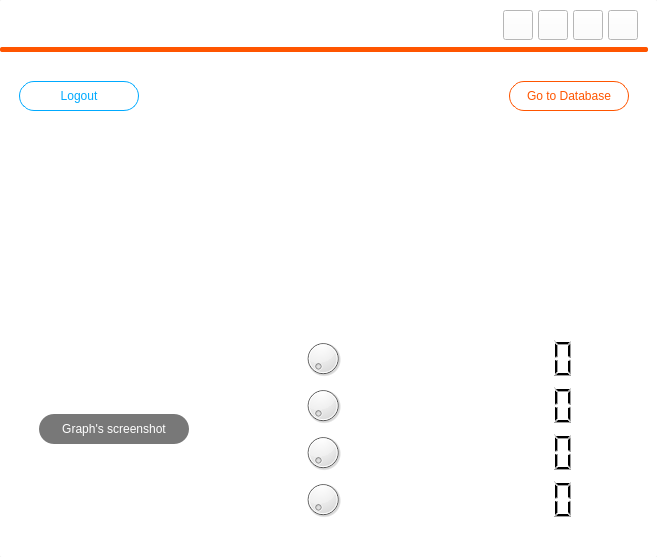
<?xml version="1.0" encoding="UTF-8"?>
<ui version="4.0">
 <class>MainWindow</class>
 <widget class="QMainWindow" name="MainWindow">
  <property name="geometry">
   <rect>
    <x>0</x>
    <y>0</y>
    <width>657</width>
    <height>557</height>
   </rect>
  </property>
  <property name="windowTitle">
   <string>MainWindow</string>
  </property>
  <widget class="QWidget" name="centralwidget">
   <layout class="QVBoxLayout" name="verticalLayout">
    <property name="spacing">
     <number>0</number>
    </property>
    <property name="leftMargin">
     <number>0</number>
    </property>
    <property name="topMargin">
     <number>0</number>
    </property>
    <property name="rightMargin">
     <number>0</number>
    </property>
    <property name="bottomMargin">
     <number>0</number>
    </property>
    <item>
     <widget class="QFrame" name="frame">
      <property name="styleSheet">
       <string notr="true">QFrame{
background-color: rgb(255, 255, 255);
border-radius: 2px;
}</string>
      </property>
      <property name="frameShape">
       <enum>QFrame::StyledPanel</enum>
      </property>
      <property name="frameShadow">
       <enum>QFrame::Raised</enum>
      </property>
      <layout class="QVBoxLayout" name="verticalLayout_2">
       <property name="leftMargin">
        <number>0</number>
       </property>
       <property name="topMargin">
        <number>9</number>
       </property>
       <item>
        <widget class="QFrame" name="frame_title">
         <property name="minimumSize">
          <size>
           <width>0</width>
           <height>32</height>
          </size>
         </property>
         <property name="maximumSize">
          <size>
           <width>16777215</width>
           <height>32</height>
          </size>
         </property>
         <property name="styleSheet">
          <string notr="true">QPushButton{
background-color: rgb(255, 255, 255);
}

QPushButton:hover{
background-color: rgb(255, 0, 0);
}

QLabel{
	color: rgb(0, 0, 0);
	font: 63 16pt &quot;Yu Gothic UI Semibold&quot;;
}</string>
         </property>
         <property name="frameShape">
          <enum>QFrame::StyledPanel</enum>
         </property>
         <property name="frameShadow">
          <enum>QFrame::Raised</enum>
         </property>
         <layout class="QHBoxLayout" name="horizontalLayout">
          <property name="spacing">
           <number>5</number>
          </property>
          <property name="leftMargin">
           <number>10</number>
          </property>
          <property name="topMargin">
           <number>0</number>
          </property>
          <property name="rightMargin">
           <number>10</number>
          </property>
          <property name="bottomMargin">
           <number>0</number>
          </property>
          <item>
           <widget class="QLabel" name="label">
            <property name="text">
             <string/>
            </property>
           </widget>
          </item>
          <item>
           <spacer name="horizontalSpacer">
            <property name="orientation">
             <enum>Qt::Horizontal</enum>
            </property>
            <property name="sizeHint" stdset="0">
             <size>
              <width>276</width>
              <height>20</height>
             </size>
            </property>
           </spacer>
          </item>
          <item>
           <widget class="QPushButton" name="bt_minimize">
            <property name="minimumSize">
             <size>
              <width>30</width>
              <height>30</height>
             </size>
            </property>
            <property name="maximumSize">
             <size>
              <width>30</width>
              <height>30</height>
             </size>
            </property>
            <property name="cursor">
             <cursorShape>PointingHandCursor</cursorShape>
            </property>
            <property name="styleSheet">
             <string notr="true">QPushButton{
background-color: rgb(255, 255, 255);
}

QPushButton:hover{
background-color: rgb(200, 200, 200);
}
</string>
            </property>
            <property name="text">
             <string/>
            </property>
            <property name="icon">
             <iconset>
              <normaloff>imagenes/minus.svg</normaloff>imagenes/minus.svg</iconset>
            </property>
            <property name="iconSize">
             <size>
              <width>38</width>
              <height>38</height>
             </size>
            </property>
           </widget>
          </item>
          <item>
           <widget class="QPushButton" name="bt_maximize">
            <property name="minimumSize">
             <size>
              <width>30</width>
              <height>30</height>
             </size>
            </property>
            <property name="maximumSize">
             <size>
              <width>30</width>
              <height>30</height>
             </size>
            </property>
            <property name="cursor">
             <cursorShape>PointingHandCursor</cursorShape>
            </property>
            <property name="styleSheet">
             <string notr="true">QPushButton{
background-color: rgb(255, 255, 255);
}

QPushButton:hover{
background-color: rgb(200, 200, 200);
}
</string>
            </property>
            <property name="text">
             <string/>
            </property>
            <property name="icon">
             <iconset>
              <normaloff>imagenes/chevron-up.svg</normaloff>imagenes/chevron-up.svg</iconset>
            </property>
            <property name="iconSize">
             <size>
              <width>38</width>
              <height>38</height>
             </size>
            </property>
           </widget>
          </item>
          <item>
           <widget class="QPushButton" name="bt_normal">
            <property name="minimumSize">
             <size>
              <width>30</width>
              <height>30</height>
             </size>
            </property>
            <property name="maximumSize">
             <size>
              <width>30</width>
              <height>30</height>
             </size>
            </property>
            <property name="cursor">
             <cursorShape>PointingHandCursor</cursorShape>
            </property>
            <property name="styleSheet">
             <string notr="true">QPushButton{
background-color: rgb(255, 255, 255);
}

QPushButton:hover{
background-color: rgb(200, 200, 200);
}</string>
            </property>
            <property name="text">
             <string/>
            </property>
            <property name="icon">
             <iconset>
              <normaloff>imagenes/chevron-down.svg</normaloff>imagenes/chevron-down.svg</iconset>
            </property>
            <property name="iconSize">
             <size>
              <width>38</width>
              <height>38</height>
             </size>
            </property>
           </widget>
          </item>
          <item>
           <widget class="QPushButton" name="bt_close">
            <property name="minimumSize">
             <size>
              <width>30</width>
              <height>30</height>
             </size>
            </property>
            <property name="maximumSize">
             <size>
              <width>30</width>
              <height>30</height>
             </size>
            </property>
            <property name="cursor">
             <cursorShape>PointingHandCursor</cursorShape>
            </property>
            <property name="text">
             <string/>
            </property>
            <property name="icon">
             <iconset>
              <normaloff>imagenes/x.svg</normaloff>imagenes/x.svg</iconset>
            </property>
            <property name="iconSize">
             <size>
              <width>38</width>
              <height>38</height>
             </size>
            </property>
           </widget>
          </item>
         </layout>
        </widget>
       </item>
       <item>
        <widget class="QFrame" name="frame_middle">
         <property name="maximumSize">
          <size>
           <width>16777215</width>
           <height>5</height>
          </size>
         </property>
         <property name="styleSheet">
          <string notr="true">QFrame{
background-color: rgb(255, 85, 0);
}</string>
         </property>
         <property name="frameShape">
          <enum>QFrame::StyledPanel</enum>
         </property>
         <property name="frameShadow">
          <enum>QFrame::Raised</enum>
         </property>
         <layout class="QVBoxLayout" name="verticalLayout_5"/>
        </widget>
       </item>
       <item>
        <widget class="QFrame" name="frame_content">
         <property name="styleSheet">
          <string notr="true">QLabel{
background-color: rgb(255, 255, 255);
font: 75 18pt &quot;Leelawadee UI&quot;;
color: rgb(0, 0, 0);
}

QPushButton{
background-color: rgb(255, 255, 255);
border-radius: 15px;
border: 1px solid rgb(255, 85, 0);
	font: 12pt &quot;Segoe UI Historic&quot;;
	color: rgb(255, 85, 0);
}

QPushButton:hover{
background-color: rgb(255, 85, 0);
border-radius: 15px;
border: 1px solid rgb(255, 85, 0);
	font: 12pt &quot;Segoe UI Historic&quot;;
	color: rgb(255, 255, 255);
}

QPushButton:pressed{
background-color: rgb(230, 76, 0);
border-radius: 15px;
border: 1px solid rgb(255, 85, 0);
	font: 12pt &quot;Segoe UI Historic&quot;;
	color: rgb(255, 255, 255);
}
</string>
         </property>
         <property name="frameShape">
          <enum>QFrame::StyledPanel</enum>
         </property>
         <property name="frameShadow">
          <enum>QFrame::Raised</enum>
         </property>
         <layout class="QVBoxLayout" name="verticalLayout_3" stretch="1,0,1">
          <item>
           <spacer name="verticalSpacer">
            <property name="orientation">
             <enum>Qt::Vertical</enum>
            </property>
            <property name="sizeHint" stdset="0">
             <size>
              <width>20</width>
              <height>9</height>
             </size>
            </property>
           </spacer>
          </item>
          <item>
           <widget class="QFrame" name="frame_2">
            <property name="minimumSize">
             <size>
              <width>600</width>
              <height>400</height>
             </size>
            </property>
            <property name="frameShape">
             <enum>QFrame::StyledPanel</enum>
            </property>
            <property name="frameShadow">
             <enum>QFrame::Raised</enum>
            </property>
            <layout class="QVBoxLayout" name="verticalLayout_4" stretch="1,10,1,12">
             <item>
              <widget class="QFrame" name="frame_6">
               <property name="minimumSize">
                <size>
                 <width>0</width>
                 <height>40</height>
                </size>
               </property>
               <property name="maximumSize">
                <size>
                 <width>16777215</width>
                 <height>40</height>
                </size>
               </property>
               <property name="frameShape">
                <enum>QFrame::StyledPanel</enum>
               </property>
               <property name="frameShadow">
                <enum>QFrame::Raised</enum>
               </property>
               <layout class="QHBoxLayout" name="horizontalLayout_8" stretch="0">
                <property name="spacing">
                 <number>1</number>
                </property>
                <property name="leftMargin">
                 <number>1</number>
                </property>
                <property name="topMargin">
                 <number>1</number>
                </property>
                <property name="rightMargin">
                 <number>1</number>
                </property>
                <property name="bottomMargin">
                 <number>1</number>
                </property>
                <item>
                 <layout class="QHBoxLayout" name="horizontalLayout_7" stretch="1,0,1">
                  <item>
                   <widget class="QPushButton" name="bt_logout">
                    <property name="minimumSize">
                     <size>
                      <width>120</width>
                      <height>30</height>
                     </size>
                    </property>
                    <property name="maximumSize">
                     <size>
                      <width>120</width>
                      <height>30</height>
                     </size>
                    </property>
                    <property name="cursor">
                     <cursorShape>PointingHandCursor</cursorShape>
                    </property>
                    <property name="styleSheet">
                     <string notr="true">QPushButton{
background-color: rgb(255, 255, 255);
border-radius: 15px;
border: 1px solid rgb(0, 170, 255);
	font: 12pt &quot;Segoe UI Historic&quot;;
	color: rgb(0, 170, 255);
}

QPushButton:hover{
background-color: rgb(0, 170, 255);
border-radius: 15px;
border: 1px solid rgb(0, 170, 255);
	font: 12pt &quot;Segoe UI Historic&quot;;
	color: rgb(255, 255, 255);
}

QPushButton:pressed{
background-color: rgb(0, 127, 191);
border-radius: 15px;
border: 1px solid rgb(0, 127, 191);
	font: 12pt &quot;Segoe UI Historic&quot;;
	color: rgb(255, 255, 255);
}</string>
                    </property>
                    <property name="text">
                     <string>Logout</string>
                    </property>
                   </widget>
                  </item>
                  <item>
                   <spacer name="horizontalSpacer_3">
                    <property name="orientation">
                     <enum>Qt::Horizontal</enum>
                    </property>
                    <property name="sizeHint" stdset="0">
                     <size>
                      <width>40</width>
                      <height>20</height>
                     </size>
                    </property>
                   </spacer>
                  </item>
                  <item>
                   <widget class="QPushButton" name="bt_go_to_database">
                    <property name="minimumSize">
                     <size>
                      <width>120</width>
                      <height>30</height>
                     </size>
                    </property>
                    <property name="maximumSize">
                     <size>
                      <width>120</width>
                      <height>30</height>
                     </size>
                    </property>
                    <property name="cursor">
                     <cursorShape>PointingHandCursor</cursorShape>
                    </property>
                    <property name="text">
                     <string>Go to Database</string>
                    </property>
                   </widget>
                  </item>
                 </layout>
                </item>
               </layout>
              </widget>
             </item>
             <item>
              <widget class="PlotWidget" name="graphWidget" native="true">
               <property name="minimumSize">
                <size>
                 <width>300</width>
                 <height>200</height>
                </size>
               </property>
              </widget>
             </item>
             <item>
              <spacer name="verticalSpacer_3">
               <property name="orientation">
                <enum>Qt::Vertical</enum>
               </property>
               <property name="sizeHint" stdset="0">
                <size>
                 <width>20</width>
                 <height>13</height>
                </size>
               </property>
              </spacer>
             </item>
             <item>
              <widget class="QFrame" name="frame_3">
               <property name="frameShape">
                <enum>QFrame::StyledPanel</enum>
               </property>
               <property name="frameShadow">
                <enum>QFrame::Raised</enum>
               </property>
               <layout class="QHBoxLayout" name="horizontalLayout_2" stretch="5,1,15">
                <property name="spacing">
                 <number>0</number>
                </property>
                <property name="leftMargin">
                 <number>1</number>
                </property>
                <property name="topMargin">
                 <number>1</number>
                </property>
                <property name="rightMargin">
                 <number>1</number>
                </property>
                <property name="bottomMargin">
                 <number>1</number>
                </property>
                <item>
                 <widget class="QFrame" name="frame_5">
                  <property name="frameShape">
                   <enum>QFrame::StyledPanel</enum>
                  </property>
                  <property name="frameShadow">
                   <enum>QFrame::Raised</enum>
                  </property>
                  <layout class="QVBoxLayout" name="verticalLayout_6" stretch="1,1,1">
                   <property name="spacing">
                    <number>1</number>
                   </property>
                   <property name="leftMargin">
                    <number>20</number>
                   </property>
                   <property name="rightMargin">
                    <number>1</number>
                   </property>
                   <item>
                    <spacer name="verticalSpacer_4">
                     <property name="orientation">
                      <enum>Qt::Vertical</enum>
                     </property>
                     <property name="sizeHint" stdset="0">
                      <size>
                       <width>20</width>
                       <height>67</height>
                      </size>
                     </property>
                    </spacer>
                   </item>
                   <item>
                    <widget class="QPushButton" name="bt_screenshot">
                     <property name="minimumSize">
                      <size>
                       <width>150</width>
                       <height>30</height>
                      </size>
                     </property>
                     <property name="maximumSize">
                      <size>
                       <width>150</width>
                       <height>30</height>
                      </size>
                     </property>
                     <property name="cursor">
                      <cursorShape>PointingHandCursor</cursorShape>
                     </property>
                     <property name="styleSheet">
                      <string notr="true">QPushButton{
background-color: rgb(120,120,120);
font: 10pt &quot;Lucida Fax&quot;;
color: white;
border-radius: 15px;
border: None;
}

QPushButton:hover{
background-color: rgb(66, 66, 66);
border-radius: 15px;
font: 10pt &quot;Lucida Fax&quot;;
color: white;
border: None;
}

QPushButton:pressed{
background-color: rgb(255,255,255);
font: 10pt &quot;Lucida Fax&quot;;
color: black;
border-radius: 15px;
border :None;
}</string>
                     </property>
                     <property name="text">
                      <string>Graph's screenshot</string>
                     </property>
                    </widget>
                   </item>
                   <item>
                    <spacer name="verticalSpacer_5">
                     <property name="orientation">
                      <enum>Qt::Vertical</enum>
                     </property>
                     <property name="sizeHint" stdset="0">
                      <size>
                       <width>20</width>
                       <height>67</height>
                      </size>
                     </property>
                    </spacer>
                   </item>
                  </layout>
                 </widget>
                </item>
                <item>
                 <spacer name="horizontalSpacer_2">
                  <property name="orientation">
                   <enum>Qt::Horizontal</enum>
                  </property>
                  <property name="sizeHint" stdset="0">
                   <size>
                    <width>24</width>
                    <height>20</height>
                   </size>
                  </property>
                 </spacer>
                </item>
                <item>
                 <widget class="QFrame" name="frame_4">
                  <property name="frameShape">
                   <enum>QFrame::StyledPanel</enum>
                  </property>
                  <property name="frameShadow">
                   <enum>QFrame::Raised</enum>
                  </property>
                  <layout class="QVBoxLayout" name="verticalLayout_7" stretch="1,1,1,1">
                   <item>
                    <layout class="QHBoxLayout" name="horizontalLayout_5" stretch="1,1">
                     <item>
                      <widget class="QDial" name="graph1">
                       <property name="cursor">
                        <cursorShape>UpArrowCursor</cursorShape>
                       </property>
                      </widget>
                     </item>
                     <item>
                      <widget class="QLCDNumber" name="Num1"/>
                     </item>
                    </layout>
                   </item>
                   <item>
                    <layout class="QHBoxLayout" name="horizontalLayout_3" stretch="1,1">
                     <item>
                      <widget class="QDial" name="graph2">
                       <property name="cursor">
                        <cursorShape>UpArrowCursor</cursorShape>
                       </property>
                      </widget>
                     </item>
                     <item>
                      <widget class="QLCDNumber" name="Num2"/>
                     </item>
                    </layout>
                   </item>
                   <item>
                    <layout class="QHBoxLayout" name="horizontalLayout_6" stretch="1,1">
                     <item>
                      <widget class="QDial" name="graph3">
                       <property name="cursor">
                        <cursorShape>UpArrowCursor</cursorShape>
                       </property>
                      </widget>
                     </item>
                     <item>
                      <widget class="QLCDNumber" name="Num3"/>
                     </item>
                    </layout>
                   </item>
                   <item>
                    <layout class="QHBoxLayout" name="horizontalLayout_4" stretch="1,1">
                     <item>
                      <widget class="QDial" name="graph4">
                       <property name="cursor">
                        <cursorShape>UpArrowCursor</cursorShape>
                       </property>
                      </widget>
                     </item>
                     <item>
                      <widget class="QLCDNumber" name="Num4"/>
                     </item>
                    </layout>
                   </item>
                  </layout>
                 </widget>
                </item>
               </layout>
              </widget>
             </item>
            </layout>
           </widget>
          </item>
          <item>
           <spacer name="verticalSpacer_2">
            <property name="orientation">
             <enum>Qt::Vertical</enum>
            </property>
            <property name="sizeHint" stdset="0">
             <size>
              <width>20</width>
              <height>8</height>
             </size>
            </property>
           </spacer>
          </item>
         </layout>
        </widget>
       </item>
      </layout>
     </widget>
    </item>
   </layout>
  </widget>
 </widget>
 <customwidgets>
  <customwidget>
   <class>PlotWidget</class>
   <extends>QWidget</extends>
   <header location="global">pyqtgraph</header>
   <container>1</container>
  </customwidget>
 </customwidgets>
 <resources/>
 <connections/>
</ui>
